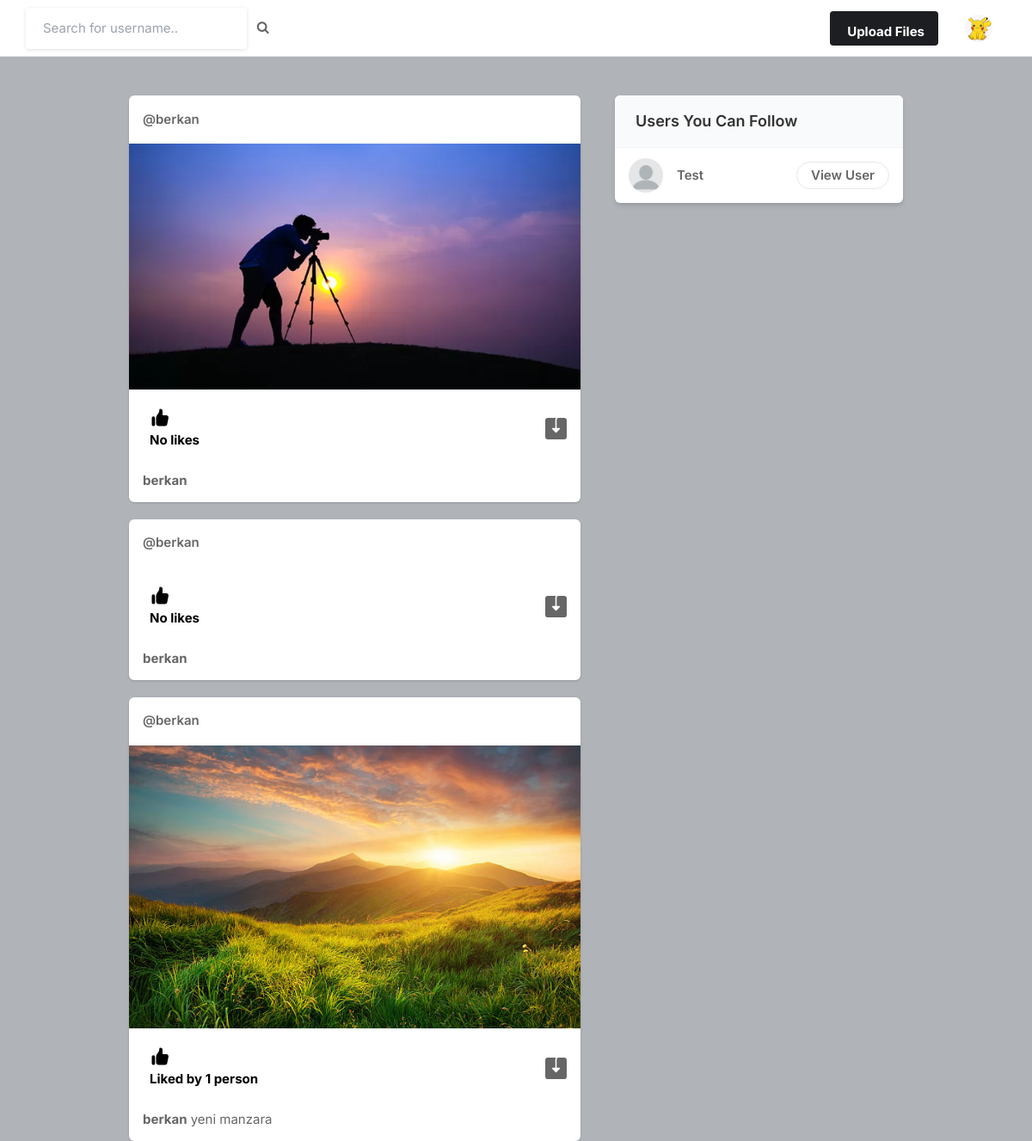
The page / (signed in) on the database as committed earlier.
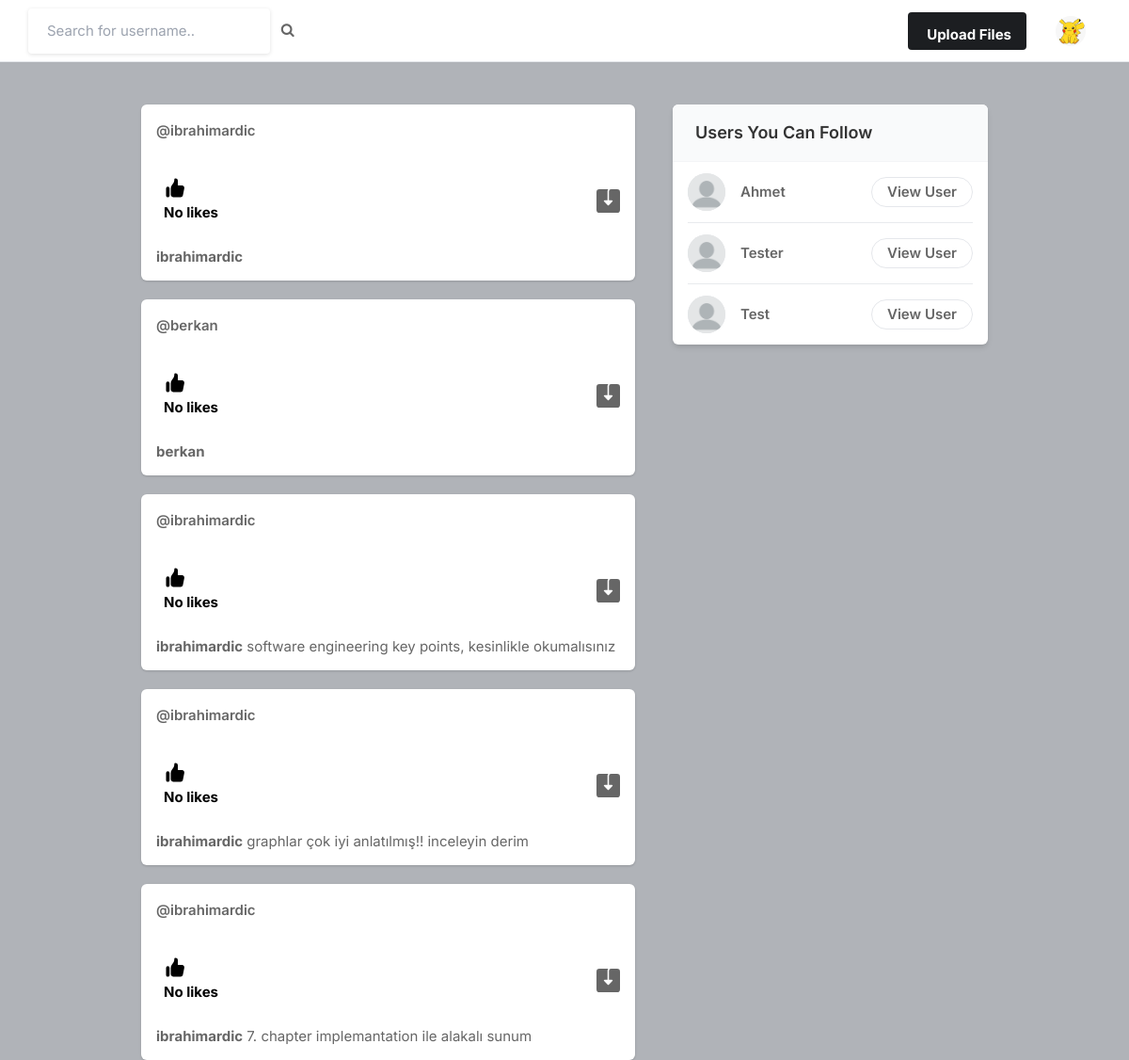
The same page on the database as committed later.
### core/models.py (models this page shows, shortened)
class Profile(models.Model):
    user = models.ForeignKey(User, on_delete=models.CASCADE)
    id_user = models.IntegerField()
    bio = models.TextField(blank=True)
    profileimg = models.ImageField(
        upload_to='profile_images', default='blank-profile-picture.png')
    location = models.CharField(max_length=100, blank=True)
    def __str__(self):
        return self.user.username

class Post(models.Model):
    id = models.UUIDField(primary_key=True, default=uuid.uuid4)
    user = models.CharField(max_length=100)
    image = models.ImageField(upload_to='post_images')
    caption = models.TextField()
    created_at = models.DateTimeField(default=datetime.datetime.now)
    no_of_likes = models.IntegerField(default=0)

### core/views.py (the view)
# urls.py: path('', views.index, name='index'),
@login_required(login_url='signin')
def index(request):
    user_object = User.objects.get(username=request.user.username)
    user_profile = Profile.objects.get(user=user_object)
    user_following_list = []
    feed = []
    user_following = FollowersCount.objects.filter(
        follower=request.user.username)
    for users in user_following:
        user_following_list.append(users.user)
    for usernames in user_following_list:
        feed_lists = Post.objects.filter(user=usernames)
        feed.append(feed_lists)
    own_posts = Post.objects.filter(user=request.user.username)
    feed_list = sorted(chain(*feed, own_posts),
                       key=lambda x: x.created_at, reverse=True)
    all_users = User.objects.all()
    user_following_all = []
    for user in user_following:
        try:
            user_list = User.objects.get(username=user.user)
            user_following_all.append(user_list)
        except User.DoesNotExist:
            continue
    new_suggestions_list = [x for x in list(
        all_users) if (x not in list(user_following_all))]
    current_user = User.objects.filter(username=request.user.username)
    final_suggestions_list = [x for x in list(
        new_suggestions_list) if (x not in list(current_user))]
    random.shuffle(final_suggestions_list)
    username_profile = []
    username_profile_list = []
    for users in final_suggestions_list:
        username_profile.append(users.id)
    for ids in username_profile:
        profile_lists = Profile.objects.filter(id_user=ids)
        username_profile_list.append(profile_lists)
    suggestions_username_profile_lists = list(chain(*username_profile_list))
    return render(request, 'index.html', {
        'user_profile': user_profile,
        'posts': feed_list,
        'suggestions_username_profile_lists': suggestions_username_profile_lists[:4]
    })

### templates/index.html (shortened to what this page needs)
{% load static %}
<!DOCTYPE html>
<html lang="en">
<head>
    <link rel="stylesheet" href="{% static 'assets/css/icons.css' %}">
    <link rel="stylesheet" href="{% static 'assets/css/uikit.css' %}">
    <link rel="stylesheet" href="{% static 'assets/css/style.css' %}">
    <link rel="stylesheet" href="{% static 'assets/css/tailwind.css' %}">
    <link rel="stylesheet" href="https://cdnjs.cloudflare.com/ajax/libs/font-awesome/4.7.0/css/font-awesome.min.css">
</head>
<body>
    <header>
        <div class="header_inner">
            <form action="/search" method="POST">
                <div class="left-side">
                    <input type="text" name="username" placeholder="Search for username..">&nbsp; &nbsp;
                    <button type="submit"><i class="fa fa-search fa-1x"></i></button>
                </div>
            </form>
            <div class="right-side lg:pr-4">
                <a href="#"
                    class="bg-pink-500 flex font-bold hidden hover:bg-pink-600 hover:text-white inline-block items-center lg:block max-h-10 mr-4 px-4 py-2 rounded shado text-white">
                              Upload Files
                </a>
                <a href="#">
                    <img src="{{user_profile.profileimg.url}}" class="header-avatar" alt="">
                </a>
            </div>
        </div>
    </header>
    <div class="container m-auto">
        <div class="lg:flex justify-center lg:space-x-10 lg:space-y-0 space-y-5">
            <div class="space-y-5 flex-shrink-0 lg:w-7/12">
                {% for post in posts %}
                <div class="bg-white shadow rounded-md -mx-2 lg:mx-0">
                    <div class="flex justify-between items-center px-4 py-3">
                        <div class="flex flex-1 items-center space-x-4">
                            <span class="block font-semibold "><a
                                    href="/profile/{{post.user}}">@{{post.user}}</a></span>
                        </div>
                        <div>
                            <a href="#"> <i
                                    class="icon-feather-more-horizontal text-2xl hover:bg-gray-200 rounded-full p-2 transition -mr-1 "></i>
                            </a>
                        </div>
                    </div>
                    <div uk-lightbox>
                        <a href="{{post.image.url}}">
                            <img src="{{post.image.url}}" alt="">
                        </a>
                    </div>
                    <div class="py-3 px-4 space-y-3">
                        <div class="flex space-x-4 lg:font-bold">
                            <a href="/like-post?post_id={{post.id}}" class="flex items-center space-x-2">
                                <div class="p-2 rounded-full text-black">
                                    {% if post.no_of_likes == 0 %}
                                    <p>No likes</p>
                                    {% elif post.no_of_likes == 1 %}
                                    <p>Liked by {{post.no_of_likes}} person</p>
                                    {% else %}
                                    <p>Liked by {{post.no_of_likes}} people</p>
                                    {% endif %}
                                </div>
                            </a>
                            <a href="{{post.image.url}}" class="flex items-center space-x-2 flex-1 justify-end"
                                download>
                            </a>
                        </div>
                        <p>
                            <a href="/profile/{{post.user}}"><strong>{{post.user}}</strong></a> {{post.caption}}
                        </p>
                    </div>
                </div>
                {% endfor %}
            </div>
            <div class="lg:w-5/12">
                <div class="bg-white  shadow-md rounded-md overflow-hidden">
                    <div class="bg-gray-50  border-b border-gray-100 flex items-baseline justify-between py-4 px-6 ">
                        <h2 class="font-semibold text-lg">Users You Can Follow</h2>
                    </div>
                    <div class="divide-gray-300 divide-gray-50 divide-opacity-50 divide-y px-4 ">
                        {% for suggestion in suggestions_username_profile_lists %}
                        <div class="flex items-center justify-between py-3">
                            <div class="flex flex-1 items-center space-x-4">
                                <a href="/profile/{{suggestion.user}}">
                                    <img src="{{suggestion.profileimg.url}}" class="bg-gray-200 rounded-full w-10 h-10">
                                </a>
                                <div class="flex flex-col">
                                    <span class="block capitalize font-semibold"> {{suggestion.user}} </span>
                                </div>
                            </div>
                            <a href="/profile/{{suggestion.user}}"
                                class="border border-gray-200 font-semibold px-4 py-1 rounded-full hover:bg-pink-600 hover:text-white hover:border-pink-600 ">
                                View User </a>
                        </div>
                        {% endfor %}
                    </div>
                </div>
            </div>
        </div>
    </div>
</body>
</html>

### static/assets/css/style.css (style rules this page uses)
body { background-color: #B0B3B8!important; }
button { vertical-align: middle; }
input { height: 48px; line-height: 48px; padding: 0 20px; outline: none; font-size: 15px; color: #808080; max-width: 100%; width: 100%; -webkit-box-sizing: border-box; box-sizing: border-box; display: block; font-weight: 400; opacity: 1; border-radius: 4px; border: none; -webkit-box-shadow: 0 1px 4px 0px rgba(0, 0, 0, 0.12); box-shadow: 0 1px 4px 0px rgba(0, 0, 0, 0.12); }
input[type="text"], input[type="password"], input[type="email"], input[type="number"] { height: 48px; line-height: 48px; padding: 0 20px; outline: none; font-size: 15px; color: #808080; max-width: 100%; width: 100%; -webkit-box-sizing: border-box; box-sizing: border-box; display: block; font-weight: 400; opacity: 1; border-radius: 4px; border: none; -webkit-box-shadow: 0 1px 4px 0px rgba(0, 0, 0, 0.12); box-shadow: 0 1px 4px 0px rgba(0, 0, 0, 0.12); }
input { -webkit-transition: all 0.1s ease-in-out; transition: all 0.1s ease-in-out; }
::placeholder { color: #808080; opacity: 1; }
button { border: none; margin: 0; padding: 0; width: auto; overflow: visible; background: transparent; color: inherit; font: inherit; line-height: normal; cursor: pointer; }
a { color: #be185d; -webkit-transition: 0.3s; transition: 0.3s; outline: none !important; }
button { outline: none !important; }
img { max-width: 100%; }
body { color: #666; font-size: 15px; line-height: 27px; background-color: #f0f2f5; font-family: "Inter", sans-serif; text-transform: none; }
body p { font-size: 15px; line-height: 27px; }
h1, h2, h3, h4, h5, h6 { font-family: "Inter", sans-serif; text-transform: none; }
input[type="text"], input[type="password"], input[type="email"] { font-family: "Inter", sans-serif; text-transform: none; }
button, body .pac-container { font-family: "Inter", sans-serif; text-transform: none; }
h1, h2, h3, h4, h5, h6 { color: #333; font-weight: 500; margin: 0; padding: 0; }
h2 { font-size: 26px; }
b, strong { font-weight: 700 !important; }
@media (min-width: 1024px) { .container { max-width: 900px !important; padding-top: 45px; } }
header { background-color: #fff; left: 0; right: 0; top: 0; z-index: 99; height: 66px; display: -webkit-box; display: -ms-flexbox; display: flex; -webkit-box-align: center; -ms-flex-align: center; align-items: center; border-bottom: 1px solid #e5e7eb; }
header .header_inner { display: -webkit-box; display: -ms-flexbox; display: flex; -webkit-box-align: center; -ms-flex-align: center; align-items: center; max-width: 1090px; margin: auto; width: 100%; max-width: 100% !important; padding: 0 30px; }
header .header_inner .left-side { display: -webkit-box; display: -ms-flexbox; display: flex; -webkit-box-align: center; -ms-flex-align: center; align-items: center; }
header .header_inner .right-side { display: -webkit-box; display: -ms-flexbox; display: flex; -webkit-box-align: center; -ms-flex-align: center; align-items: center; -webkit-box-pack: end; -ms-flex-pack: end; justify-content: flex-end; margin-left: auto; }
header .header_inner .right-side .header-avatar { width: 32px; height: 32px; border-radius: 100%; margin-left: 15px; }

Rows that differ between the two databases and show on the page:
removed Post: user "berkan", image (picture), no_of_likes "No likes"
removed Post: user "berkan", image (picture), no_of_likes "1", caption "yeni manzara"
added Post: user "ibrahimardic", no_of_likes "No likes"
added Post: user "ibrahimardic", no_of_likes "No likes", caption "software engineering key points, kesinlikle okumalısınız"
added Post: user "ibrahimardic", no_of_likes "No likes", caption "graphlar çok iyi anlatılmış!! inceleyin derim"
added Post: user "ibrahimardic", no_of_likes "No likes", caption "7. chapter implemantation ile alakalı sunum"
added Profile: profileimg (placeholder picture), user "Ahmet"
added Profile: profileimg (placeholder picture), user "Tester"
